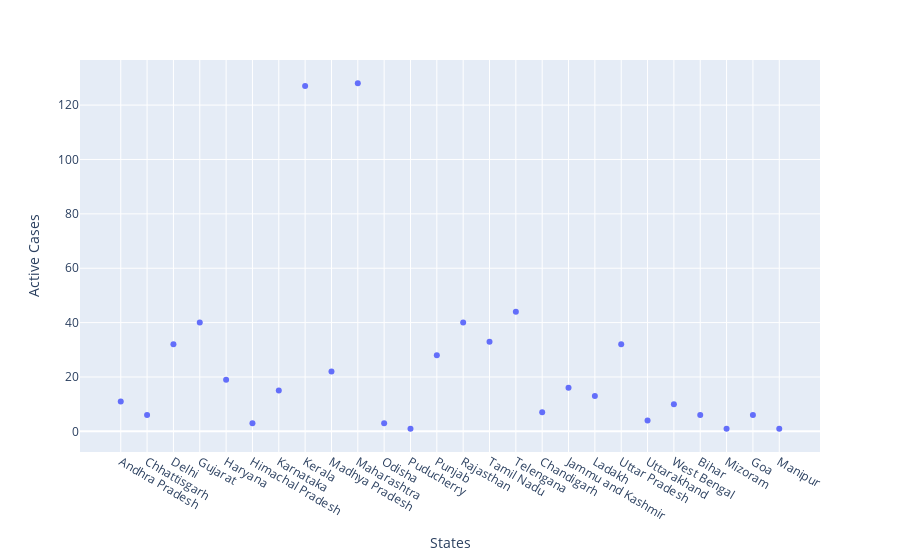

The notebook cell saved with this chart:
### Code cell
#plotting scatter graph using plotly.express
#states vs Active Cases
px.scatter(df,x='States',y='Active Cases')

### Figure 1 — Plotly figure (JSON) as saved in the notebook; plotly's stock layout.template omitted (floating-point values rounded to 4 significant figures)
{"data": [{"hovertemplate": "States=%{x}<br>Active Cases=%{y}<extra></extra>", "legendgroup": "", "marker": {"color": "#636efa", "symbol": "circle"}, "mode": "markers", "name": "", "showlegend": false, "type": "scatter", "x": ["Andhra Pradesh", "Chhattisgarh", "Delhi", "Gujarat", "Haryana", "Himachal Pradesh", "Karnataka", "Kerala", "Madhya Pradesh", "Maharashtra", "Odisha", "Puducherry", "Punjab", "Rajasthan", "Tamil Nadu", "Telengana", "Chandigarh", "Jammu and Kashmir", "Ladakh", "Uttar Pradesh", "Uttarakhand", "West Bengal", "Bihar", "Mizoram", "Goa", "Manipur"], "xaxis": "x", "y": [11, 6, 32, 40, 19, 3, 15, 127, 22, 128, 3, 1, 28, 40, 33, 44, 7, 16, 13, 32, 4, 10, 6, 1, 6, 1], "yaxis": "y"}], "layout": {"legend": {"tracegroupgap": 0}, "margin": {"t": 60}, "xaxis": {"anchor": "y", "domain": [0, 1], "title": {"text": "States"}}, "yaxis": {"anchor": "x", "domain": [0, 1], "title": {"text": "Active Cases"}}}}
